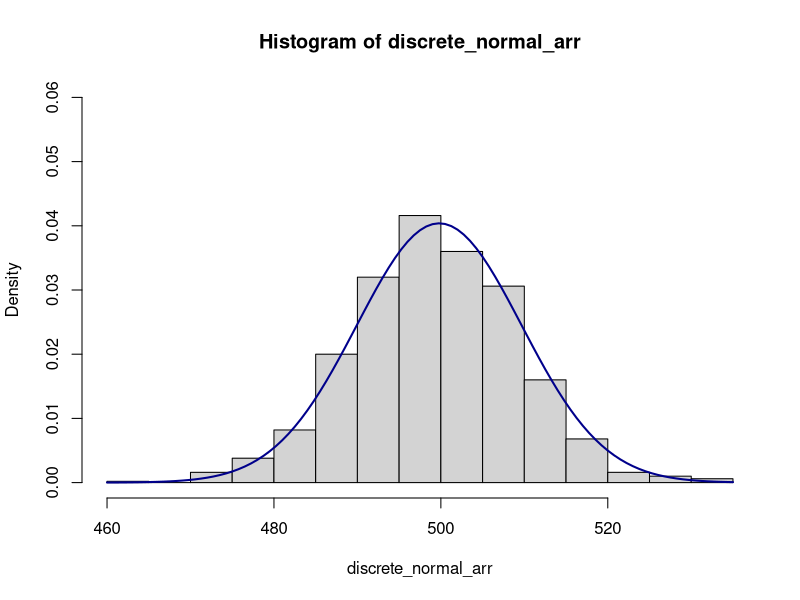

The R source for this figure:
library(plyr)

##' **create random discrete variables and plot it**
discrete_normal_arr <- round(rnorm(1000, 500, 10), 0)
hist(discrete_normal_arr, prob=TRUE, ylim=c(0,.06), breaks=10)
curve(dnorm(x, mean(discrete_normal_arr), sd(discrete_normal_arr)), add=TRUE, col="darkblue", lwd=2)

##' **define shannon entropy**
shannon_entropy <- function(x){
  df = count(x)
  n = length(x)
  df$probs = df$freq / n
  se<- -sum(df$probs * log(df$probs))
  return(se)
}



##' **play it**
shannon_entropy(discrete_normal_arr)


